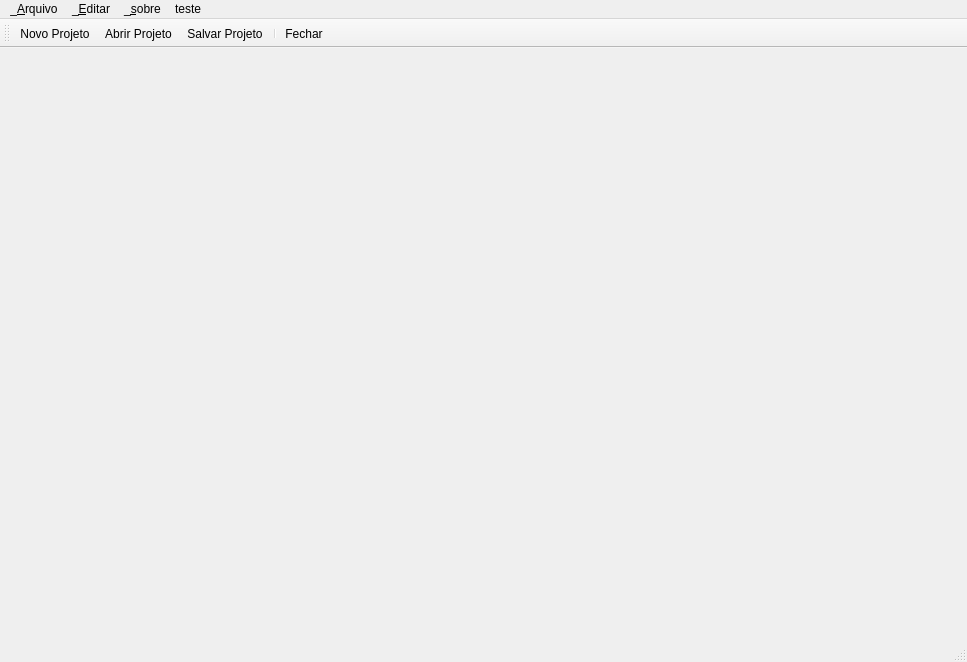
<?xml version="1.0" encoding="UTF-8"?>
<ui version="4.0">
 <class>MainWindow</class>
 <widget class="QMainWindow" name="MainWindow">
  <property name="geometry">
   <rect>
    <x>0</x>
    <y>0</y>
    <width>963</width>
    <height>661</height>
   </rect>
  </property>
  <property name="windowTitle">
   <string>SpnpNewGui</string>
  </property>
  <property name="windowIcon">
   <iconset resource="../PetriWidget/imgs.qrc">
    <normaloff>:/icons/img/net.ico</normaloff>:/icons/img/net.ico</iconset>
  </property>
  <widget class="QWidget" name="mainWidget">
   <layout class="QGridLayout" name="gridLayout">
    <item row="0" column="0">
     <widget class="PetriEditor" name="widget" native="true">
      <property name="minimumSize">
       <size>
        <width>945</width>
        <height>570</height>
       </size>
      </property>
     </widget>
    </item>
   </layout>
  </widget>
  <widget class="QMenuBar" name="menuBar">
   <property name="geometry">
    <rect>
     <x>0</x>
     <y>0</y>
     <width>963</width>
     <height>21</height>
    </rect>
   </property>
   <widget class="QMenu" name="menu_arquivo">
    <property name="title">
     <string>_&amp;Arquivo</string>
    </property>
    <widget class="QMenu" name="menu_Recente">
     <property name="title">
      <string>&amp;Recente</string>
     </property>
    </widget>
    <addaction name="action_Novo_Projeto"/>
    <addaction name="action_Abrir_Projeto"/>
    <addaction name="action_Salvar_Projeto"/>
    <addaction name="actionSalvar_como"/>
    <addaction name="separator"/>
    <addaction name="menu_Recente"/>
    <addaction name="separator"/>
    <addaction name="action_Fechar"/>
    <addaction name="separator"/>
    <addaction name="action_sair"/>
   </widget>
   <widget class="QMenu" name="menuAaa">
    <property name="title">
     <string>_&amp;Editar</string>
    </property>
    <addaction name="action_preferencias"/>
   </widget>
   <widget class="QMenu" name="menuSobre">
    <property name="title">
     <string>_&amp;sobre</string>
    </property>
   </widget>
   <widget class="QMenu" name="menuTeste">
    <property name="title">
     <string>teste</string>
    </property>
    <addaction name="actionEscrever"/>
   </widget>
   <addaction name="menu_arquivo"/>
   <addaction name="menuAaa"/>
   <addaction name="menuSobre"/>
   <addaction name="menuTeste"/>
  </widget>
  <widget class="QToolBar" name="mainToolBar">
   <attribute name="toolBarArea">
    <enum>TopToolBarArea</enum>
   </attribute>
   <attribute name="toolBarBreak">
    <bool>false</bool>
   </attribute>
   <addaction name="action_Novo_Projeto"/>
   <addaction name="action_Abrir_Projeto"/>
   <addaction name="action_Salvar_Projeto"/>
   <addaction name="separator"/>
   <addaction name="action_Fechar"/>
  </widget>
  <widget class="QStatusBar" name="statusBar"/>
  <action name="action_Fechar">
   <property name="text">
    <string>&amp;Fechar</string>
   </property>
   <property name="shortcut">
    <string>Ctrl+W</string>
   </property>
  </action>
  <action name="action_preferencias">
   <property name="text">
    <string>&amp;Preferências</string>
   </property>
   <property name="shortcut">
    <string>Ctrl+Shift+P</string>
   </property>
  </action>
  <action name="action_sair">
   <property name="text">
    <string>&amp;Sair</string>
   </property>
   <property name="shortcut">
    <string>Ctrl+Q</string>
   </property>
   <property name="menuRole">
    <enum>QAction::QuitRole</enum>
   </property>
  </action>
  <action name="action_Novo_Projeto">
   <property name="text">
    <string>&amp;Novo Projeto</string>
   </property>
   <property name="shortcut">
    <string>Ctrl+N</string>
   </property>
  </action>
  <action name="action_Abrir_Projeto">
   <property name="text">
    <string>&amp;Abrir Projeto</string>
   </property>
   <property name="shortcut">
    <string>Ctrl+O</string>
   </property>
  </action>
  <action name="action_Salvar_Projeto">
   <property name="text">
    <string>&amp;Salvar Projeto</string>
   </property>
   <property name="shortcut">
    <string>Ctrl+S</string>
   </property>
  </action>
  <action name="actionSalvar_como">
   <property name="text">
    <string>Salvar &amp;como...</string>
   </property>
  </action>
  <action name="actionEscrever">
   <property name="text">
    <string>escrever</string>
   </property>
  </action>
 </widget>
 <layoutdefault spacing="6" margin="11"/>
 <customwidgets>
  <customwidget>
   <class>PetriEditor</class>
   <extends>QWidget</extends>
   <header>petrieditor.h</header>
   <container>1</container>
  </customwidget>
 </customwidgets>
 <resources>
  <include location="../PetriWidget/imgs.qrc"/>
 </resources>
 <connections/>
</ui>
